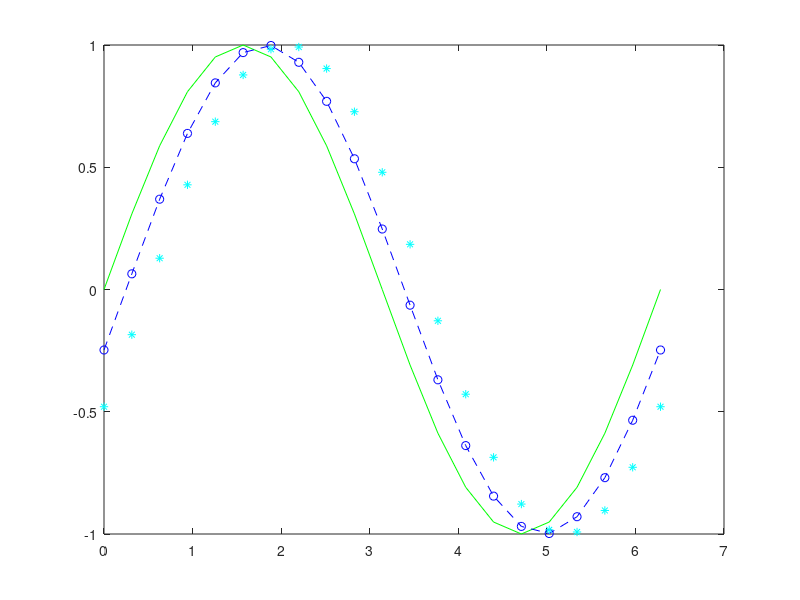

The MATLAB source for this figure: (Note: this script raises an error after producing the figure.)

x = 0:pi/10:2*pi;
y1 = sin(x);
y2 = sin(x-0.25);
y3 = sin(x-0.5);

fig = figure;
plot(x,y1,'g',x,y2,'b--o',x,y3,'c*')

% PLOTLY 
p = plotlyfigure(gcf);
plotly(p,false);
plotly_url = p.Response.url; 
